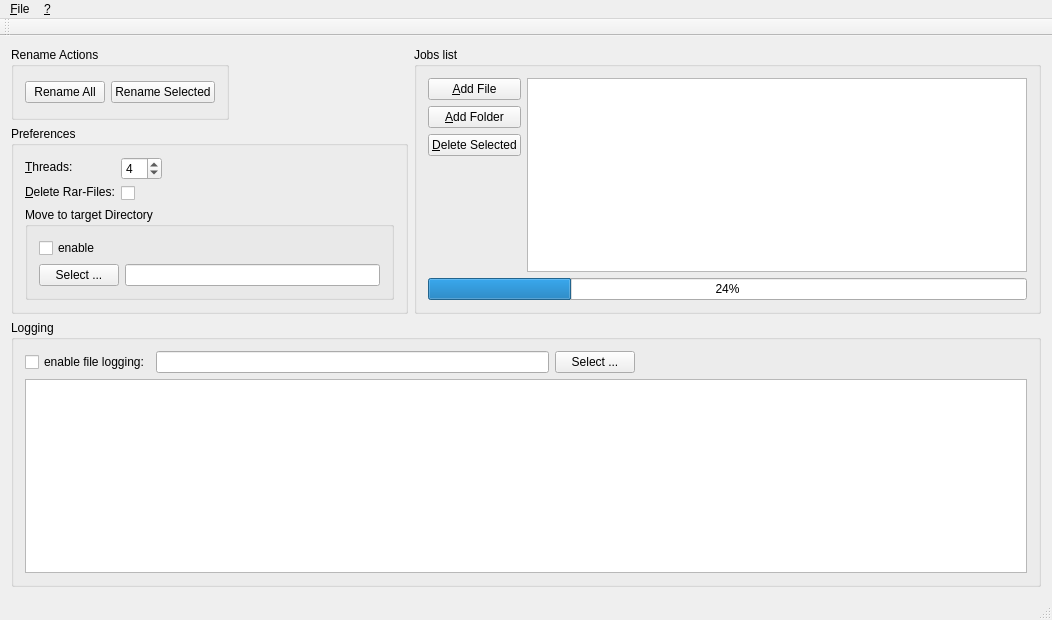
<?xml version="1.0" encoding="UTF-8"?>
<ui version="4.0">
 <class>MainWindow</class>
 <widget class="QMainWindow" name="MainWindow">
  <property name="geometry">
   <rect>
    <x>0</x>
    <y>0</y>
    <width>1052</width>
    <height>620</height>
   </rect>
  </property>
  <property name="windowTitle">
   <string>MainWindow</string>
  </property>
  <widget class="QWidget" name="centralWidget">
   <layout class="QGridLayout" name="gridLayout_2">
    <item row="0" column="0">
     <layout class="QVBoxLayout" name="verticalLayout_5" stretch="0,0">
      <property name="sizeConstraint">
       <enum>QLayout::SetDefaultConstraint</enum>
      </property>
      <item>
       <layout class="QHBoxLayout" name="horizontalLayout_3">
        <item>
         <widget class="QGroupBox" name="groupBox">
          <property name="title">
           <string>Rename Actions</string>
          </property>
          <layout class="QGridLayout" name="gridLayout">
           <item row="0" column="0">
            <widget class="QPushButton" name="renameAllButton">
             <property name="text">
              <string>Rename All</string>
             </property>
            </widget>
           </item>
           <item row="0" column="1">
            <widget class="QPushButton" name="renameSelectedButton">
             <property name="text">
              <string>Rename Selected</string>
             </property>
            </widget>
           </item>
          </layout>
         </widget>
        </item>
        <item>
         <spacer name="horizontalSpacer_3">
          <property name="orientation">
           <enum>Qt::Horizontal</enum>
          </property>
          <property name="sizeHint" stdset="0">
           <size>
            <width>98</width>
            <height>20</height>
           </size>
          </property>
         </spacer>
        </item>
       </layout>
      </item>
      <item>
       <widget class="QGroupBox" name="groupBox_3">
        <property name="title">
         <string>Preferences</string>
        </property>
        <layout class="QVBoxLayout" name="verticalLayout_4">
         <item>
          <layout class="QHBoxLayout" name="horizontalLayout_2">
           <item>
            <layout class="QVBoxLayout" name="verticalLayout_2">
             <item>
              <widget class="QLabel" name="label">
               <property name="text">
                <string>&amp;Threads:</string>
               </property>
               <property name="buddy">
                <cstring>threadsSpinBox</cstring>
               </property>
              </widget>
             </item>
             <item>
              <widget class="QLabel" name="label_2">
               <property name="text">
                <string>&amp;Delete Rar-Files:</string>
               </property>
               <property name="buddy">
                <cstring>deleteRarCheckBox</cstring>
               </property>
              </widget>
             </item>
            </layout>
           </item>
           <item>
            <layout class="QVBoxLayout" name="verticalLayout_3">
             <item>
              <widget class="QSpinBox" name="threadsSpinBox">
               <property name="value">
                <number>4</number>
               </property>
              </widget>
             </item>
             <item>
              <widget class="QCheckBox" name="deleteRarCheckBox">
               <property name="text">
                <string/>
               </property>
              </widget>
             </item>
            </layout>
           </item>
           <item>
            <spacer name="horizontalSpacer">
             <property name="orientation">
              <enum>Qt::Horizontal</enum>
             </property>
             <property name="sizeHint" stdset="0">
              <size>
               <width>205</width>
               <height>20</height>
              </size>
             </property>
            </spacer>
           </item>
          </layout>
         </item>
         <item>
          <widget class="QGroupBox" name="groupBox_4">
           <property name="title">
            <string>Move to target Directory</string>
           </property>
           <layout class="QGridLayout" name="gridLayout_3">
            <item row="0" column="0">
             <widget class="QCheckBox" name="moveToTargetDirectoryCheckBox">
              <property name="text">
               <string>enable</string>
              </property>
             </widget>
            </item>
            <item row="0" column="1">
             <spacer name="horizontalSpacer_2">
              <property name="orientation">
               <enum>Qt::Horizontal</enum>
              </property>
              <property name="sizeHint" stdset="0">
               <size>
                <width>279</width>
                <height>20</height>
               </size>
              </property>
             </spacer>
            </item>
            <item row="1" column="0">
             <widget class="QPushButton" name="selectTargetDirectoryButton">
              <property name="text">
               <string>Select ...</string>
              </property>
             </widget>
            </item>
            <item row="1" column="1">
             <widget class="QLineEdit" name="targetDirectoryLineEdit"/>
            </item>
           </layout>
          </widget>
         </item>
        </layout>
       </widget>
      </item>
     </layout>
    </item>
    <item row="0" column="1">
     <widget class="QGroupBox" name="groupBox_2">
      <property name="title">
       <string>Jobs list</string>
      </property>
      <layout class="QGridLayout" name="gridLayout_4">
       <item row="0" column="0">
        <layout class="QVBoxLayout" name="verticalLayout">
         <item>
          <widget class="QPushButton" name="addButton">
           <property name="text">
            <string>&amp;Add File</string>
           </property>
          </widget>
         </item>
         <item>
          <widget class="QPushButton" name="addFolderButton">
           <property name="text">
            <string>&amp;Add Folder</string>
           </property>
          </widget>
         </item>
         <item>
          <widget class="QPushButton" name="deleteButton">
           <property name="text">
            <string>&amp;Delete Selected</string>
           </property>
          </widget>
         </item>
         <item>
          <spacer name="verticalSpacer_2">
           <property name="orientation">
            <enum>Qt::Vertical</enum>
           </property>
           <property name="sizeHint" stdset="0">
            <size>
             <width>20</width>
             <height>40</height>
            </size>
           </property>
          </spacer>
         </item>
        </layout>
       </item>
       <item row="0" column="1">
        <widget class="QListView" name="filesListView">
         <property name="minimumSize">
          <size>
           <width>500</width>
           <height>0</height>
          </size>
         </property>
         <property name="selectionMode">
          <enum>QAbstractItemView::MultiSelection</enum>
         </property>
        </widget>
       </item>
       <item row="1" column="0" colspan="2">
        <widget class="QProgressBar" name="extractingProgressBar">
         <property name="value">
          <number>24</number>
         </property>
        </widget>
       </item>
      </layout>
     </widget>
    </item>
    <item row="1" column="0" colspan="2">
     <widget class="QGroupBox" name="groupBox_5">
      <property name="title">
       <string>Logging</string>
      </property>
      <layout class="QVBoxLayout" name="verticalLayout_6">
       <item>
        <layout class="QHBoxLayout" name="horizontalLayout_4">
         <item>
          <widget class="QCheckBox" name="fileLoggingCheckBox">
           <property name="text">
            <string>enable file logging:</string>
           </property>
          </widget>
         </item>
         <item>
          <widget class="QLineEdit" name="fileLoggingDirectoryLineEdit"/>
         </item>
         <item>
          <widget class="QPushButton" name="selectLoggingDirectoryButton">
           <property name="text">
            <string>Select ...</string>
           </property>
          </widget>
         </item>
         <item>
          <spacer name="horizontalSpacer_4">
           <property name="orientation">
            <enum>Qt::Horizontal</enum>
           </property>
           <property name="sizeHint" stdset="0">
            <size>
             <width>40</width>
             <height>20</height>
            </size>
           </property>
          </spacer>
         </item>
        </layout>
       </item>
       <item>
        <widget class="QTextEdit" name="logTextEdit"/>
       </item>
      </layout>
     </widget>
    </item>
   </layout>
  </widget>
  <widget class="QMenuBar" name="menuBar">
   <property name="geometry">
    <rect>
     <x>0</x>
     <y>0</y>
     <width>1052</width>
     <height>21</height>
    </rect>
   </property>
   <widget class="QMenu" name="menu_File">
    <property name="title">
     <string>&amp;File</string>
    </property>
    <addaction name="action_Close"/>
   </widget>
   <widget class="QMenu" name="menu_help">
    <property name="title">
     <string>&amp;?</string>
    </property>
    <addaction name="action_About"/>
   </widget>
   <addaction name="menu_File"/>
   <addaction name="menu_help"/>
  </widget>
  <widget class="QToolBar" name="mainToolBar">
   <attribute name="toolBarArea">
    <enum>TopToolBarArea</enum>
   </attribute>
   <attribute name="toolBarBreak">
    <bool>false</bool>
   </attribute>
  </widget>
  <widget class="QStatusBar" name="statusBar"/>
  <action name="action_Close">
   <property name="text">
    <string>&amp;Close</string>
   </property>
  </action>
  <action name="action_About">
   <property name="text">
    <string>&amp;About</string>
   </property>
  </action>
 </widget>
 <layoutdefault spacing="6" margin="11"/>
 <resources/>
 <connections/>
</ui>
